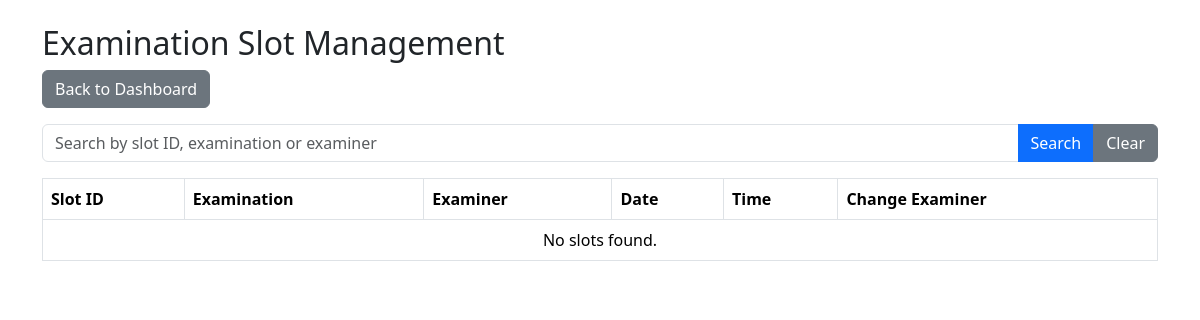
Page /admin/slots (signed in) on the earlier database version.
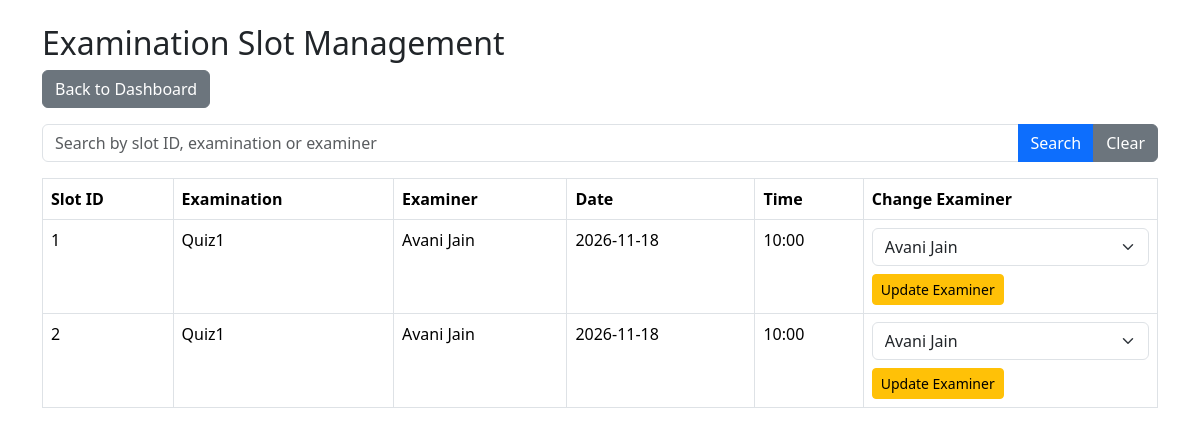
Same page on the later database version.
### models.py (models this page shows, shortened)
class ExaminationSlot(db.Model):
    id = db.Column(db.Integer, primary_key=True)
    examination_id = db.Column(
        db.Integer, db.ForeignKey("examination.id"), nullable=False
    )
    examiner_id = db.Column(
        db.Integer, db.ForeignKey("user.id"), nullable=False
    )
    date = db.Column(db.String(20), nullable=False)
    time = db.Column(db.String(20), nullable=False)
    examination = db.relationship("Examination", backref="slots")
    examiner = db.relationship("User", backref="assigned_slots")
    capacity = db.Column(db.Integer, default=1)

class Examination(db.Model):
    id = db.Column(db.Integer, primary_key=True)
    name = db.Column(db.String(100), nullable=False)
    course_id = db.Column(
        db.Integer, db.ForeignKey("course.id"), nullable=False
    )
    status = db.Column(db.String(30), default="Draft")
    slot_creation_start = db.Column(db.String(30))
    slot_creation_end = db.Column(db.String(30))
    slot_creation_open = db.Column(db.Boolean, default=False)
    booking_open = db.Column(db.Boolean, default=False)
    booking_start = db.Column(db.String(30))
    booking_end = db.Column(db.String(30))
    slot_creation_override = db.Column(db.String(10), default=None)
    booking_override = db.Column(db.String(10), default=None)
    course = db.relationship("Course", backref="examinations")

class User(db.Model):
    id = db.Column(db.Integer, primary_key=True)
    name = db.Column(db.String(100), nullable=False)
    email = db.Column(db.String(100), unique=True, nullable=False)
    password_hash = db.Column(db.String(200), nullable=False)
    role = db.Column(db.String(20), nullable=False)
    is_approved = db.Column(db.Boolean, default=False)
    is_active = db.Column(db.Boolean, default=True)

### app.py (the view, shortened to what this page needs)
@app.route("/admin/slots")
@role_required("Admin")
def admin_slots():
    search = request.args.get("search", "").strip()
    all_slots = ExaminationSlot.query.all()
    approved_examiners = User.query.filter_by(
        role="Examiner",
        is_approved=True,
        is_active=True
    ).all()
    return render_template(
        "admin_slots.html",
        slots=all_slots,
        examiners=approved_examiners,
        search=search
    )

### app.py (called while the page is built)
@app.context_processor
def inject_global_data():
    unread_count = 0
    if "user_id" in session:
        try:
            unread_count = Notification.query.filter_by(
                user_id=session["user_id"], is_read=False
            ).count()
        except Exception:
            pass
    return dict(unread_notifications_count=unread_count)

def role_required(required_role):
    def decorator(function):
        @wraps(function)
        def wrapper(*args, **kwargs):
            if "user_id" not in session:
                return redirect(url_for("login"))
            user = User.query.get(session["user_id"])
            if user is None or not user.is_active:
                session.clear()
                return redirect(url_for("login"))
            if user.role != required_role:
                abort(403)
            if user.role == "Examiner" and not user.is_approved:
                session.clear()
                return redirect(url_for("login"))
            return function(*args, **kwargs)
        return wrapper
    return decorator

### templates/admin_slots.html (shortened to what this page needs)
<!DOCTYPE html>
<html>
<head>
    <link href="https://cdn.jsdelivr.net/npm/bootstrap@5.3.3/dist/css/bootstrap.min.css"
          rel="stylesheet">
</head>
<body>
<div class="container mt-4">
    <h2>Examination Slot Management</h2>
    <a href="{{ url_for('admin_dashboard') }}"
       class="btn btn-secondary mb-3">
        Back to Dashboard
    </a>
    <form method="GET" class="mb-3">
        <div class="input-group">
            <input type="text"
                   name="search"
                   class="form-control"
                   placeholder="Search by slot ID, examination or examiner"
                   value="{{ search }}">
            <button type="submit" class="btn btn-primary">
                Search
            </button>
            <a href="{{ url_for('admin_slots') }}"
               class="btn btn-secondary">
                Clear
            </a>
        </div>
    </form>
    <table class="table table-bordered">
        <thead>
            <tr>
                <th>Slot ID</th>
                <th>Examination</th>
                <th>Examiner</th>
                <th>Date</th>
                <th>Time</th>
                <th>Change Examiner</th>
            </tr>
        </thead>
        <tbody>
            {% for slot in slots %}
            <tr>
                <td>{{ slot.id }}</td>
                <td>{{ slot.examination.name }}</td>
                <td>{{ slot.examiner.name }}</td>
                <td>{{ slot.date }}</td>
                <td>{{ slot.time }}</td>
                <td>
                    <form method="POST"
                          action="{{ url_for('change_slot_examiner',
                                             slot_id=slot.id) }}">
                        <select name="examiner_id"
                                class="form-select mb-2"
                                required>
                            {% for examiner in examiners %}
                            <option value="{{ examiner.id }}"
                                {% if examiner.id == slot.examiner_id %}
                                    selected
                                {% endif %}>
                                {{ examiner.name }}
                            </option>
                            {% endfor %}
                        </select>
                        <button type="submit"
                                class="btn btn-warning btn-sm">
                            Update Examiner
                        </button>
                    </form>
                </td>
            </tr>
            {% else %}
            <tr>
                <td colspan="6" class="text-center">
                    No slots found.
                </td>
            </tr>
            {% endfor %}
        </tbody>
    </table>
</div>
</body>
</html>

Differences in the rows shown:
added ExaminationSlot: id "1", examination.name "Quiz1", examiner.name "Avani Jain", date "2026-11-18", time "10:00", examiner_id "Avani Jain"
added ExaminationSlot: id "2", examination.name "Quiz1", examiner.name "Avani Jain", date "2026-11-18", time "10:00", examiner_id "Avani Jain"
Other differences:
text no longer shown: "No slots found."
